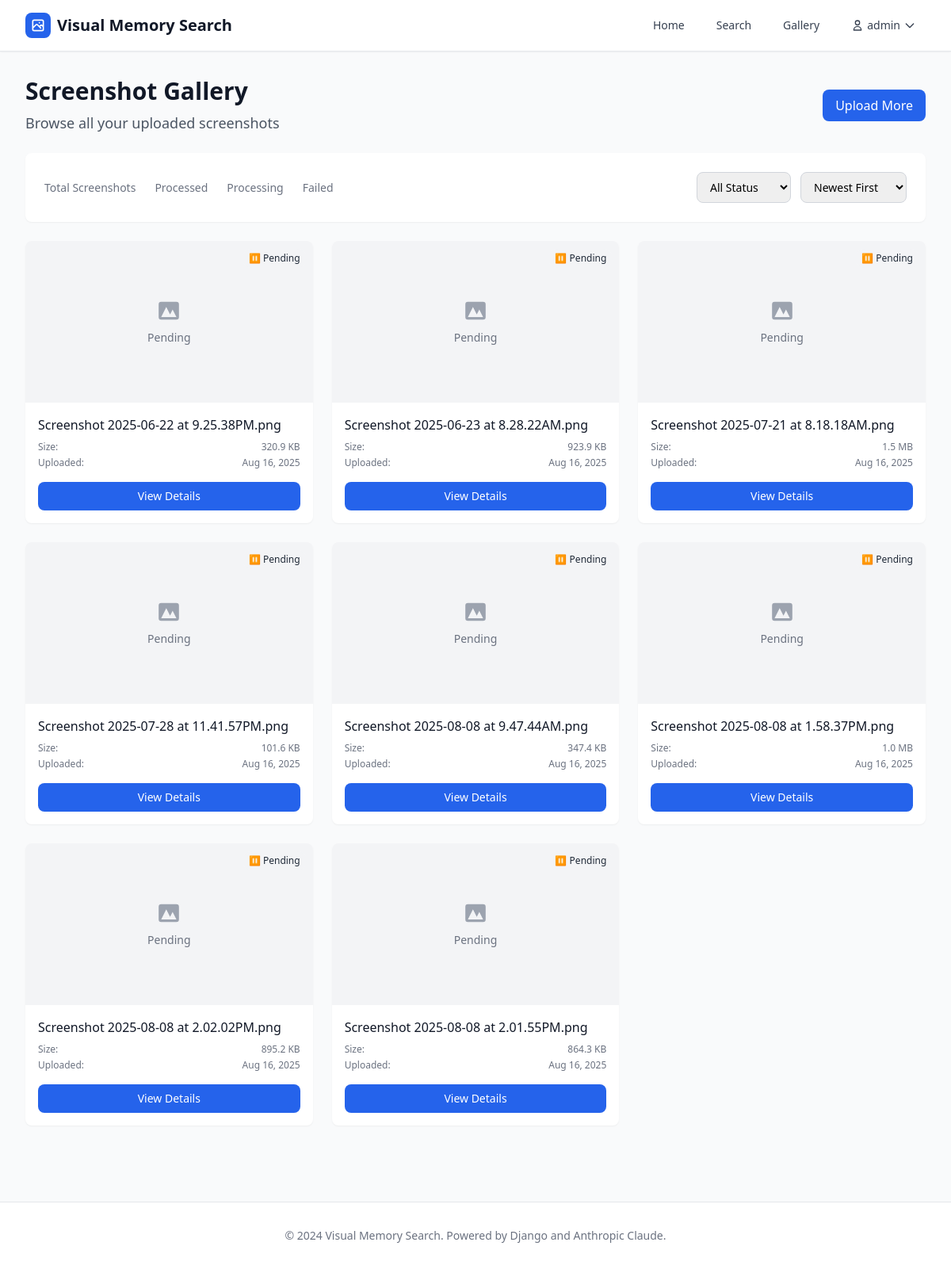
The app's page /gallery/ (signed in) with its own data.
### screenshots/models.py (models this page shows, shortened)
class Screenshot(models.Model):
    user = models.ForeignKey(User, on_delete=models.CASCADE, related_name='screenshots')
    image = models.ImageField(upload_to='screenshots/%Y/%m/%d/')
    filename = models.CharField(max_length=255)
    file_size = models.PositiveIntegerField()  # in bytes
    width = models.PositiveIntegerField()
    height = models.PositiveIntegerField()
    extracted_text = models.TextField(blank=True, null=True)
    visual_description = models.TextField(blank=True, null=True)
    ui_elements = models.JSONField(default=list, blank=True)  # List of UI elements detected
    dominant_colors = models.JSONField(default=list, blank=True)  # List of dominant colors
    error_states = models.JSONField(default=list, blank=True)  # List of detected error states
    visual_patterns = models.JSONField(default=list, blank=True)  # List of visual patterns identified
    color_context = models.JSONField(default=dict, blank=True)  # Color-to-context mapping
    PROCESSING_STATUS_CHOICES = [
        ('pending', 'Pending'),
        ('processing', 'Processing'),
        ('completed', 'Completed'),
        ('failed', 'Failed'),
    ]
    processing_status = models.CharField(
        max_length=20,
        choices=PROCESSING_STATUS_CHOICES,
        default='pending'
    )
    processing_error = models.TextField(blank=True, null=True)
    uploaded_at = models.DateTimeField(default=timezone.now)
    processed_at = models.DateTimeField(blank=True, null=True)
    file_created_at = models.DateTimeField(blank=True, null=True)  # Original file creation time
    file_modified_at = models.DateTimeField(blank=True, null=True)  # Original file modification time
    class Meta:
        ordering = ['-uploaded_at']
        indexes = [
            models.Index(fields=['processing_status']),
            models.Index(fields=['uploaded_at']),
            models.Index(fields=['file_created_at']),
            models.Index(fields=['file_modified_at']),
        ]

### screenshots/views.py (the view)
# urls.py: path('gallery/', views.screenshot_gallery, name='gallery'),
@login_required
def screenshot_gallery(request):
    status_filter = request.GET.get('status', 'all')
    page = request.GET.get('page', 1)
    screenshots = Screenshot.objects.filter(user=request.user)
    if status_filter != 'all':
        screenshots = screenshots.filter(processing_status=status_filter)
    paginator = Paginator(screenshots, 12)
    screenshots = paginator.get_page(page)
    context = {
        'screenshots': screenshots,
        'status_filter': status_filter,
        'status_choices': Screenshot.PROCESSING_STATUS_CHOICES,
    }
    return render(request, 'screenshots/gallery.html', context)

### templates/screenshots/gallery.html (shortened to what this page needs)
{% extends 'base.html' %}
{% block content %}
<div class="space-y-4 md:space-y-6 px-2 md:px-0">
    <div class="flex flex-col sm:flex-row sm:justify-between sm:items-center space-y-3 sm:space-y-0">
        <div>
            <h1 class="text-2xl md:text-3xl font-bold text-gray-900">Screenshot Gallery</h1>
            <p class="text-base md:text-lg text-gray-600 mt-1 md:mt-2">Browse all your uploaded screenshots</p>
        </div>
        <div class="flex space-x-3">
            <a href="{% url 'screenshots:home' %}" class="px-4 py-2 bg-blue-600 text-white rounded-lg hover:bg-blue-700 focus:ring-2 focus:ring-blue-500 touch-manipulation text-sm md:text-base font-medium">
                Upload More
            </a>
        </div>
    </div>
    <div class="bg-white rounded-lg shadow-sm p-4 md:p-6">
        <div class="flex flex-col space-y-4 md:space-y-0 md:flex-row md:justify-between md:items-center">
            <div class="grid grid-cols-2 md:flex md:space-x-6 gap-4 md:gap-0">
                <div class="text-center">
                    <div class="text-xs md:text-sm text-gray-500">Total Screenshots</div>
                </div>
                <div class="text-center">
                    <div class="text-xs md:text-sm text-gray-500">Processed</div>
                </div>
                <div class="text-center">
                    <div class="text-xs md:text-sm text-gray-500">Processing</div>
                </div>
                <div class="text-center">
                    <div class="text-xs md:text-sm text-gray-500">Failed</div>
                </div>
            </div>
            <div class="flex flex-col sm:flex-row space-y-2 sm:space-y-0 sm:space-x-3">
                <select onchange="filterByStatus(this.value)" class="px-3 py-2 border border-gray-300 rounded-lg focus:ring-2 focus:ring-blue-500 focus:border-transparent text-sm touch-manipulation">
                    <option value="">All Status</option>
                </select>
                <select onchange="sortBy(this.value)" class="px-3 py-2 border border-gray-300 rounded-lg focus:ring-2 focus:ring-blue-500 focus:border-transparent text-sm touch-manipulation">
                    <option value="-uploaded_at">Newest First</option>
                </select>
            </div>
        </div>
    </div>
    {% if screenshots %}
        <div class="grid grid-cols-1 sm:grid-cols-2 lg:grid-cols-3 xl:grid-cols-4 gap-4 md:gap-6">
            {% for screenshot in screenshots %}
                <div class="bg-white rounded-lg shadow-sm overflow-hidden hover:shadow-md transition-shadow touch-manipulation">
                    <div class="aspect-video bg-gray-100 relative">
                        {% if screenshot.status == 'completed' %}
                            <img src="{{ screenshot.file.url }}" alt="{{ screenshot.filename }}" class="w-full h-full object-cover">
                        {% else %}
                            <div class="w-full h-full flex items-center justify-center">
                                {% if screenshot.status == 'processing' %}
                                    <div class="text-center">
                                        <div class="animate-spin rounded-full h-6 w-6 md:h-8 md:w-8 border-b-2 border-blue-600 mx-auto mb-2"></div>
                                        <p class="text-xs md:text-sm text-gray-500">Processing...</p>
                                    </div>
                                {% else %}
                                    <div class="text-center">
                                        <div class="text-gray-400 mb-2">
                                            <svg class="w-6 h-6 md:w-8 md:h-8 mx-auto" fill="currentColor" viewBox="0 0 20 20">
                                                <path fill-rule="evenodd" d="M4 3a2 2 0 00-2 2v10a2 2 0 002 2h12a2 2 0 002-2V5a2 2 0 00-2-2H4zm12 12H4l4-8 3 6 2-4 3 6z" clip-rule="evenodd"></path>
                                            </svg>
                                        </div>
                                        <p class="text-xs md:text-sm text-gray-500">Pending</p>
                                    </div>
                                {% endif %}
                            </div>
                        {% endif %}
                        <div class="absolute top-2 right-2">
                            {% if screenshot.status == 'completed' %}
                                <span class="inline-flex items-center px-2 py-1 rounded-full text-xs font-medium bg-green-100 text-green-800">
                                    ✓ Completed
                                </span>
                            {% elif screenshot.status == 'processing' %}
                                <span class="inline-flex items-center px-2 py-1 rounded-full text-xs font-medium bg-yellow-100 text-yellow-800">
                                    ⏳ Processing
                                </span>
                            {% elif screenshot.status == 'failed' %}
                                <span class="inline-flex items-center px-2 py-1 rounded-full text-xs font-medium bg-red-100 text-red-800">
                                    ✗ Failed
                                </span>
                            {% else %}
                                <span class="inline-flex items-center px-2 py-1 rounded-full text-xs font-medium bg-gray-100 text-gray-800">
                                    ⏸ Pending
                                </span>
                            {% endif %}
                        </div>
                    </div>
            <div class="p-3 md:p-4">
                <div class="mb-2">
                    <h3 class="text-sm md:text-base font-medium text-gray-900 truncate">
                        {{ screenshot.filename }}
                    </h3>
                </div>
                <div class="space-y-1 text-xs text-gray-500">
                    <div class="flex justify-between">
                        <span>Size:</span>
                        <span>{{ screenshot.file_size|filesizeformat }}</span>
                    </div>
                    <div class="flex justify-between">
                        <span>Uploaded:</span>
                        <span>{{ screenshot.uploaded_at|date:"M j, Y" }}</span>
                    </div>
                </div>
                <div class="mt-3 md:mt-4 flex space-x-2">
                    <a href="{% url 'screenshots:detail' screenshot.id %}"
                       class="flex-1 text-center px-3 py-2 bg-blue-600 text-white text-xs md:text-sm font-medium rounded-lg hover:bg-blue-700 focus:ring-2 focus:ring-blue-500 touch-manipulation transition-colors">
                        View Details
                    </a>
                </div>
            </div>
        </div>
        {% endfor %}
    </div>
    {% endif %}
</div>
{% endblock %}

### templates/base.html (shortened to what this page needs)
<!DOCTYPE html>
<html lang="en">
<head>
    <script src="https://cdn.tailwindcss.com"></script>
    <link rel="stylesheet" href="https://unpkg.com/dropzone@5/dist/min/dropzone.min.css" type="text/css" />
</head>
<body class="bg-gray-50 min-h-screen">
    <nav class="bg-white shadow-sm border-b">
        <div class="max-w-7xl mx-auto px-4 sm:px-6 lg:px-8">
            <div class="flex justify-between h-16">
                <div class="flex items-center">
                    <a href="{% url 'screenshots:home' %}" class="flex items-center space-x-2">
                        <div class="w-8 h-8 bg-blue-600 rounded-lg flex items-center justify-center">
                        </div>
                        <span class="text-xl font-bold text-gray-900">Visual Memory Search</span>
                    </a>
                </div>
                <div class="hidden md:flex items-center space-x-4">
                    {% if user.is_authenticated %}
                        <a href="{% url 'screenshots:home' %}" class="text-gray-700 hover:text-blue-600 px-3 py-2 rounded-md text-sm font-medium">Home</a>
                        <a href="{% url 'screenshots:search' %}" class="text-gray-700 hover:text-blue-600 px-3 py-2 rounded-md text-sm font-medium">Search</a>
                        <a href="{% url 'screenshots:gallery' %}" class="text-gray-700 hover:text-blue-600 px-3 py-2 rounded-md text-sm font-medium">Gallery</a>
                        <div class="relative group">
                            <button class="flex items-center text-gray-700 hover:text-blue-600 px-3 py-2 rounded-md text-sm font-medium">
                                <svg class="w-4 h-4 mr-1" fill="none" stroke="currentColor" viewBox="0 0 24 24">
                                    <path stroke-linecap="round" stroke-linejoin="round" stroke-width="2" d="M16 7a4 4 0 11-8 0 4 4 0 018 0zM12 14a7 7 0 00-7 7h14a7 7 0 00-7-7z"></path>
                                </svg>
                                {{ user.username }}
                                <svg class="w-4 h-4 ml-1" fill="none" stroke="currentColor" viewBox="0 0 24 24">
                                    <path stroke-linecap="round" stroke-linejoin="round" stroke-width="2" d="M19 9l-7 7-7-7"></path>
                                </svg>
                            </button>
                        </div>
                    {% else %}
                        <a href="{% url 'screenshots:login' %}" class="text-gray-700 hover:text-blue-600 px-3 py-2 rounded-md text-sm font-medium">Login</a>
                        <a href="{% url 'screenshots:register' %}" class="bg-blue-600 hover:bg-blue-700 text-white px-4 py-2 rounded-md text-sm font-medium">Register</a>
                    {% endif %}
                </div>
            </div>
        </div>
    </nav>
    <main class="max-w-7xl mx-auto px-4 sm:px-6 lg:px-8 py-8">
        {% block content %}
        {% endblock %}
    </main>
    <footer class="bg-white border-t mt-16">
        <div class="max-w-7xl mx-auto px-4 sm:px-6 lg:px-8 py-8">
            <div class="text-center text-gray-500 text-sm">
                <p>&copy; 2024 Visual Memory Search. Powered by Django and Anthropic Claude.</p>
            </div>
        </div>
    </footer>
</body>
</html>

### records on screen
Screenshot: filename "Screenshot 2025-06-22 at 9.25.38PM.png", file_size|filesizeformat "320.9 KB", uploaded_at "Aug 16, 2025"
Screenshot: filename "Screenshot 2025-06-23 at 8.28.22AM.png", file_size|filesizeformat "923.9 KB", uploaded_at "Aug 16, 2025"
Screenshot: filename "Screenshot 2025-07-21 at 8.18.18AM.png", file_size|filesizeformat "1.5 MB", uploaded_at "Aug 16, 2025"
Screenshot: filename "Screenshot 2025-07-28 at 11.41.57PM.png", file_size|filesizeformat "101.6 KB", uploaded_at "Aug 16, 2025"
Screenshot: filename "Screenshot 2025-08-08 at 9.47.44AM.png", file_size|filesizeformat "347.4 KB", uploaded_at "Aug 16, 2025"
Screenshot: filename "Screenshot 2025-08-08 at 1.58.37PM.png", file_size|filesizeformat "1.0 MB", uploaded_at "Aug 16, 2025"
Screenshot: filename "Screenshot 2025-08-08 at 2.02.02PM.png", file_size|filesizeformat "895.2 KB", uploaded_at "Aug 16, 2025"
Screenshot: filename "Screenshot 2025-08-08 at 2.01.55PM.png", file_size|filesizeformat "864.3 KB", uploaded_at "Aug 16, 2025"

### other values on screen
{{ user.username }} "admin"
